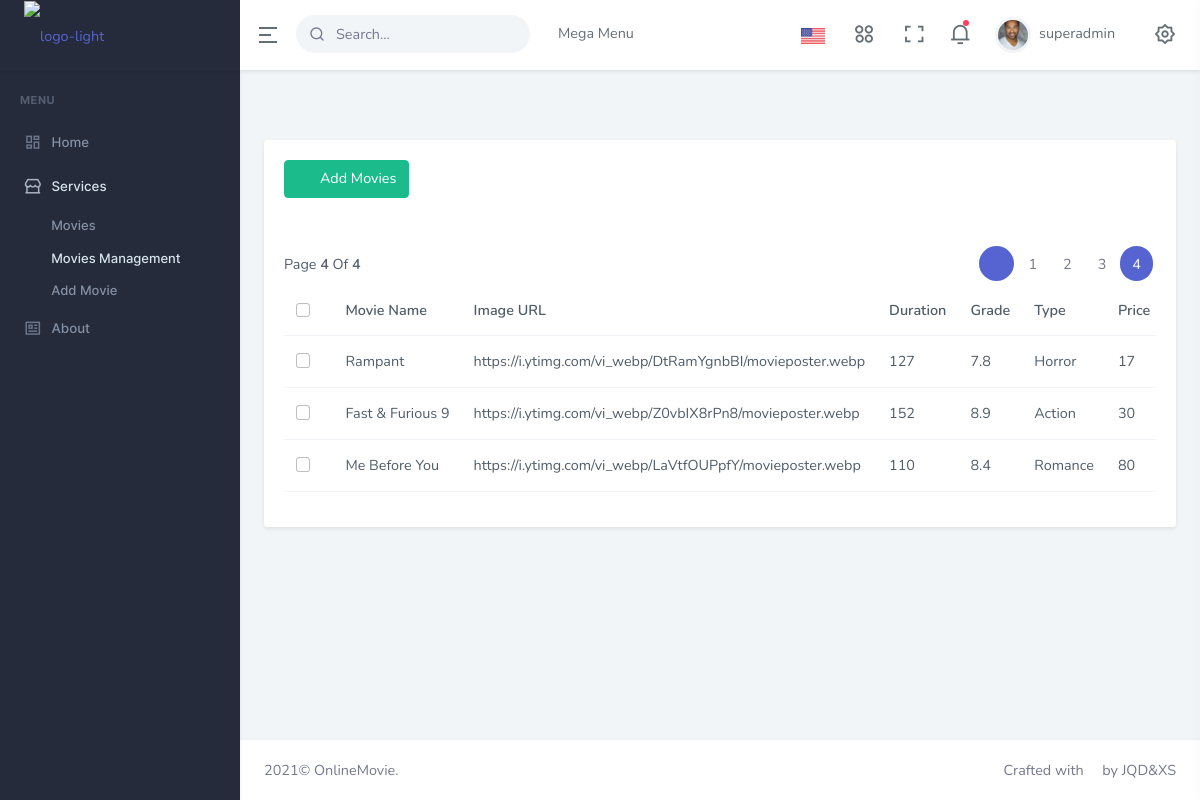
Page /about-us/movie_manage?page=4 (signed in) on the committed database.
### ecommerce/models.py (models this page shows)
class Movie(models.Model):
    name = models.CharField(max_length=100)
    img_url = models.URLField(max_length=1000)
    duration = models.IntegerField()
    grade = models.FloatField(default=0.0)
    type = models.CharField(max_length=100)
    watch_url = models.URLField(max_length=1000, null=True)
    price = models.IntegerField()
    features = models.CharField(max_length=200, default='Default')
    description = models.CharField(max_length=1000, default='None')
    meta_description = models.CharField(max_length=1000, default='None')
    country = models.CharField(max_length=100, default='Unknown')
    restriction = models.CharField(max_length=100, default='G')

### ecommerce/views.py (the view)
# urls.py: path('movie_manage',views.movie_page),
@csrf_exempt
def movie_page(request):
    all_movies = Movie.objects.all().order_by("-id")  # select all movies in database
    paginator = Paginator(all_movies, 9)
    if request.method == "GET":
        page = request.GET.get('page')
        try:
            movies = paginator.page(page)
        except PageNotAnInteger:
            movies = paginator.page(1)
        except InvalidPage:
            return HttpResponse('404')
        except EmptyPage:
            movies = paginator.page(paginator.num_pages)
    return render(request,'menu/ecommerce/ecommerce-customers.html',{'movies':movies})

### templates/menu/ecommerce/ecommerce-customers.html (shortened to what this page needs)
{% extends 'partials/base.html' %}
{% load static %}
{% block extra_css %}
    <link href="{% static 'libs/datatables.net-bs4/css/dataTables.bootstrap4.min.css' %}" rel="stylesheet" type="text/css" />
    <link href="{% static 'libs/datatables.net-responsive-bs4/css/responsive.bootstrap4.min.css' %}" rel="stylesheet" type="text/css" />
{% endblock %}
{% block content %}
                        <div class="row">
                            <div class="col-lg-12">
                                <div class="card">
                                    <div class="card-body">
                                        <div>
                                            <a href="add-product" class="btn btn-success mb-2"><i class="mdi mdi-plus me-2"></i> Add Movies</a>
                                        </div>
                                        <div class="table-responsive mt-3">
                                            <table class="table table-centered datatable dt-responsive nowrap " style="border-collapse: collapse; border-spacing: 0; width: 100%;">
                                                <thead class="thead-light">
                                                    <tr>
                                                        <th style="width: 20px;">
                                                            <div class="form-check">
                                                                <input type="checkbox" class="form-check-input" id="checkboxall">
                                                                <label class="form-check-label mb-0" for="checkboxall">&nbsp;</label>
                                                            </div>
                                                        </th>
                                                        <th>Movie Name</th>
                                                        <th>Image URL</th>
                                                        <th>Duration</th>
                                                        <th>Grade</th>
                                                        <th>Type</th>
                                                        <th>Price</th>
                                                    </tr>
                                                </thead>
                                                <tbody>
                                                    {% for movie in movies %}
                                                    <tr>
                                                        <td>
                                                            <div class="form-check">
                                                                <input type="checkbox" name="chkbox" class="form-check-input" id="checkboxall2">
                                                                <label class="form-check-label mb-0" for="checkboxall2">&nbsp;</label>
                                                            </div>
                                                        </td>
                                                        <td>{{movie.name}}</td>
                                                        <td>{{movie.img_url}}</td>
                                                        <td>{{movie.duration}}</td>
                                                        <td>{{movie.grade}}</td>
                                                        <td>{{movie.type}}</td>
                                                        <td>{{movie.price}}</td>
                                                    </tr>
                                                    {% endfor %}
                                                </tbody>
                                                <div class="row mt-4">
                                                    <div class="col-sm-6">
                                                        <div>
                                                            <p class="mb-sm-0 mt-2">Page <span class="fw-bold">{{ movies.number }}</span> Of <span class="fw-bold">{{ movies.paginator.num_pages }}</span></p>
                                                        </div>
                                                    </div>
                                                    <div class="col-sm-6">
                                                        <div class="float-sm-end">
                                                            <ul class="pagination pagination-rounded mb-sm-0">
                                                                {% if movies.has_previous %}
                                                                    <li class="page-item active">
                                                                        <a href="?page={{ movies.previous_page_number }}" class="page-link"><i class="mdi mdi-chevron-left"></i></a>
                                                                    </li>
                                                                {%else%}
                                                                    <li class="page-item disabled">
                                                                        <a href="#" class="page-link"><i class="mdi mdi-chevron-left"></i></a>
                                                                    </li>
                                                                {%endif%}
                                                                {% for index in movies.paginator.page_range %}
                                                                    {%if index == movies.number%}
                                                                        <li class="page-item active" >
                                                                            <a href="?page={{ index }}" class="page-link">{{ index }}</a>
                                                                        </li>
                                                                    {%else%}
                                                                        <li class="page-item">
                                                                            <a href="?page={{ index }}" class="page-link">{{ index }}</a>
                                                                        </li>
                                                                    {%endif%}
                                                                {% endfor %}
                                                            </ul>
                                                        </div>
                                                    </div>
                                                </div>
                                            </table>
                                        </div>
                                    </div>
                                </div>
                            </div>
                        </div>
{% endblock %}

### templates/partials/header.html (shortened to what this page needs)
{% load static %}
{% block header %}
		<header id="page-topbar">
			<div class="navbar-header">
				<div class="d-flex">
					<div class="navbar-brand-box">
						<a href="{% url 'pages-faqs' %}" class="logo logo-light">
							<span class="logo-lg">
                                    <img src="{% static 'images/logo-light.png' %}" alt="logo-light" height="40">
                                </span>
						</a>
					</div>
					<button type="button" class="btn btn-sm px-3 font-size-24 header-item waves-effect" id="vertical-menu-btn"> <i class="ri-menu-2-line align-middle"></i>
					</button>
					<form class="app-search d-none d-lg-block">
						<div class="position-relative">
							<input type="text" class="form-control" placeholder="Search..."> <span class="ri-search-line"></span>
						</div>
					</form>
					<div class="dropdown dropdown-mega d-none d-lg-block ms-3">
						<button type="button" class="btn header-item waves-effect" data-bs-toggle="dropdown" aria-haspopup="false" aria-expanded="false" key="t-megamenu">Mega Menu <i class="mdi mdi-chevron-down"></i>
						</button>
					</div>
				</div>
				<div class="d-flex">
					<div class="dropdown d-inline-block">
						<button type="button" class="btn header-item waves-effect" data-bs-toggle="dropdown" aria-haspopup="true"
						aria-expanded="false">
						<img id="header-lang-img" src="{% static 'images/flags/us.jpg' %}" alt="Header Language" height="16" />
						</button>
					</div>
					<div class="dropdown d-none d-lg-inline-block ms-1">
						<button type="button" class="btn header-item noti-icon waves-effect" data-bs-toggle="dropdown" aria-haspopup="true" aria-expanded="false"> <i class="ri-apps-2-line"></i>
						</button>
					</div>
					<div class="dropdown d-none d-lg-inline-block ms-1">
						<button type="button" class="btn header-item noti-icon waves-effect" data-toggle="fullscreen"> <i class="ri-fullscreen-line"></i>
						</button>
					</div>
					<div class="dropdown d-inline-block">
						<button type="button" class="btn header-item noti-icon waves-effect" id="page-header-notifications-dropdown" data-bs-toggle="dropdown" aria-expanded="false"> <i class="ri-notification-3-line"></i>
							<span class="noti-dot"></span>
						</button>
					</div>
					<div class="dropdown d-inline-block user-dropdown">
						<button type="button" class="btn header-item waves-effect" id="page-header-user-dropdown" data-bs-toggle="dropdown" aria-haspopup="true" aria-expanded="false">
							<img class="rounded-circle header-profile-user" src="{% static 'images/users/avatar-2.jpg' %}" alt="Header Avatar"> <span class="d-none d-xl-inline-block ms-1">{{user.username}}</span>
							<i class="mdi mdi-chevron-down d-none d-xl-inline-block"></i>
						</button>
					</div>
					<div class="dropdown d-inline-block">
						<button type="button" class="btn header-item noti-icon right-bar-toggle waves-effect"> <i class="ri-settings-2-line"></i>
						</button>
					</div>
				</div>
			</div>
		</header>
{% endblock header %}

### rows in the picture
Movie: name "Rampant", img_url "https://i.ytimg.com/vi_webp/DtRamYgnbBI/movieposter.webp", duration "127", grade "7.8", type "Horror", price "17"
Movie: name "Fast & Furious 9", img_url "https://i.ytimg.com/vi_webp/Z0vbIX8rPn8/movieposter.webp", duration "152", grade "8.9", type "Action", price "30"
Movie: name "Me Before You", img_url "https://i.ytimg.com/vi_webp/LaVtfOUPpfY/movieposter.webp", duration "110", grade "8.4", type "Romance", price "80"

### other values in the picture
{{ user.username }} "superadmin"
{{ movies.number }} "4"
{{ movies.paginator.num_pages }} "4"
{{ index }} "1" "2" "3"
{{ index }} "4"
